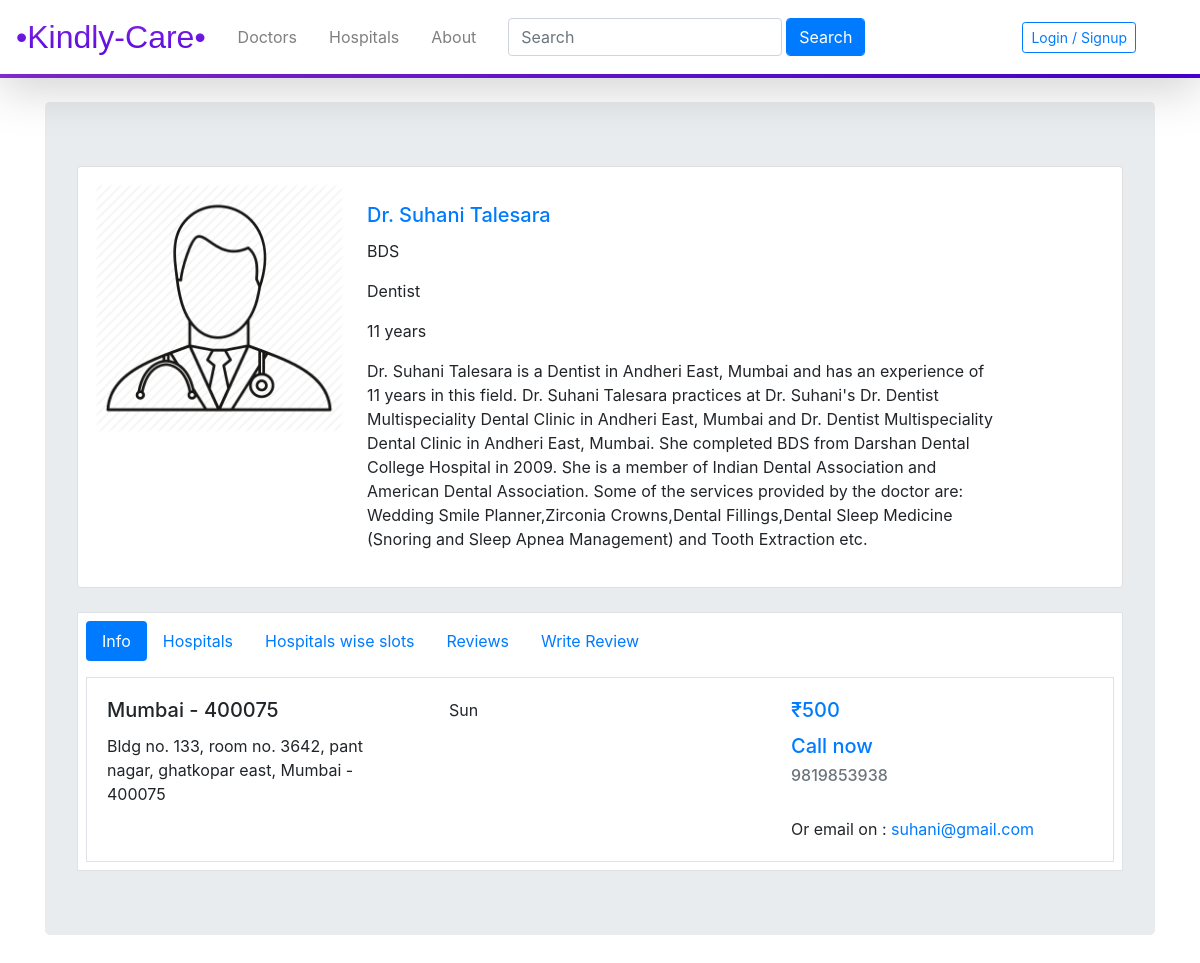
The app's page /doctor1, older data.
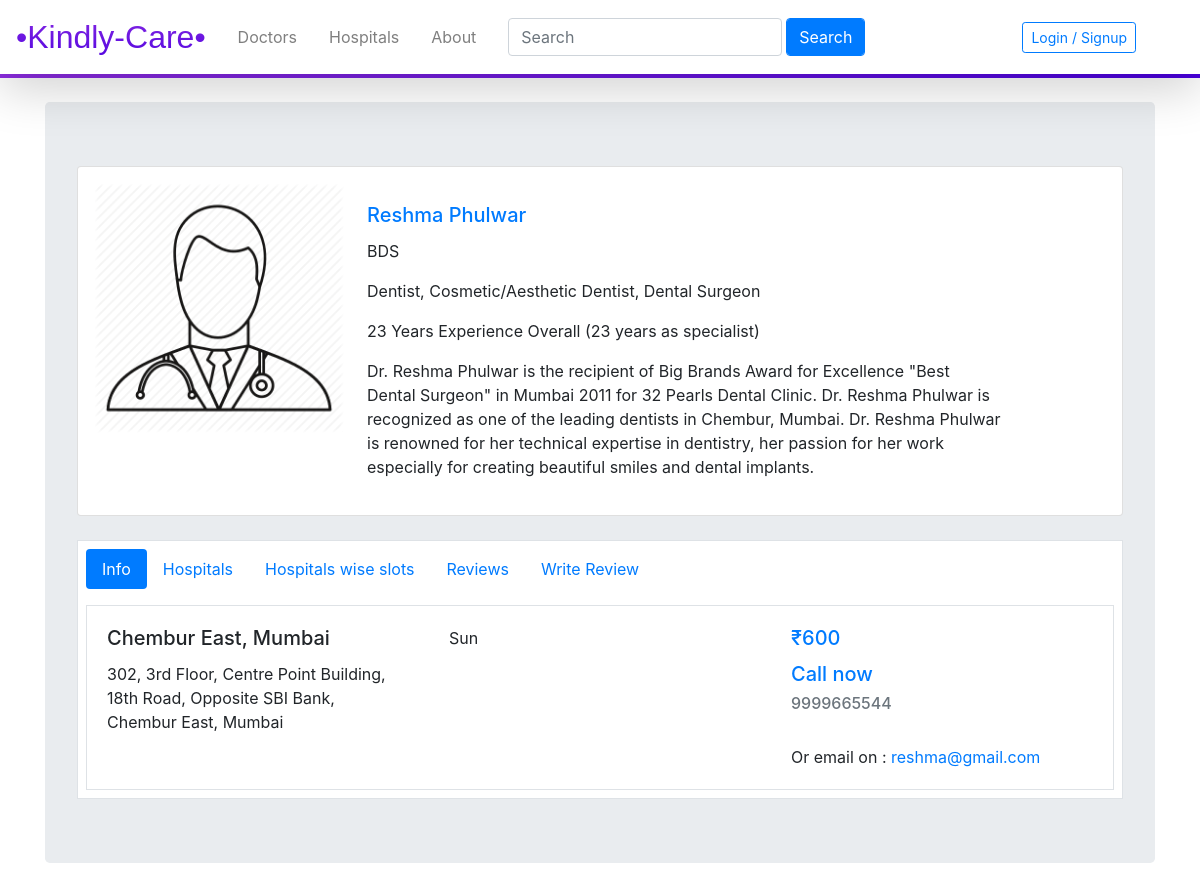
The same page, newer data.
### kindlycare/models.py (models this page shows, shortened)
class Doctors(db.Model, UserMixin):
    __tablename__ = 'doctors'
    id = db.Column(db.Integer,primary_key = True)
    name = db.Column(db.String(20),nullable = False)
    password = db.Column(db.String(20))
    email = db.Column(db.String(64),unique = True,index = True)
    qualification = db.Column(db.String(50),nullable = False)
    specialization = db.Column(db.String(140))
    consultation_fees = db.Column(db.Integer, nullable = False)
    profile_image = db.Column(db.String(64),default = 'default_image.jpg')
    experience = db.Column(db.Text,nullable = False)
    contact_number = db.Column(db.String(10),nullable = False)
    description = db.Column(db.Text,nullable = False)
    address_line_1 = db.Column(db.Text,nullable = False,default='India')
    address_line_2 = db.Column(db.Text,nullable = False,default='India')
    address_line_3 = db.Column(db.Text,nullable = False,default='India')
    reviews = db.relationship('Reviews',backref='doctor')
    slots = db.relationship('Slots',backref='doctor')
    appointments = db.relationship('Appointments',backref='doctor')
    hospitals_name = db.relationship('Hospitals',secondary=relate, backref = db.backref('doctor', lazy = True))

### kindlycare/doctors/views.py (the view, shortened to what this page needs)
@doctors.route('/doctor<int:doctor_id>', methods=['GET', 'POST'])
def viewDoctor(doctor_id):
    doc = Doctors.query.filter_by(id=doctor_id).first()
    address = doc.address_line_1+', '+doc.address_line_2+', '+doc.address_line_3
    reviews = Reviews.query.filter_by(doctor_id=doc.id).all()
    slots = Slots.query.filter_by(doc_id=doctor_id).all()
    current_date = str(datetime.now().time())
    my_date = date.today()
    current_day = calendar.day_name[my_date.weekday()]
    for slot in slots:
        print(slot.hospital_name)
    form = ReviewForm()
    return render_template('doctors.html', doc=doc, address=address, reviews=reviews, form=form, slots=slots, current_date=current_date, current_day=current_day)

### kindlycare/doctors/forms.py
class ReviewForm(FlaskForm):
    name = StringField('Your name', validators=[DataRequired()])
    content = TextAreaField('Your feedback', validators=[DataRequired()])
    rating = SelectField('Your rating', validators=[DataRequired()], choices=[
                         ('1', '1'), ('2', '2'), ('3', '3'), ('4', '4'), ('5', '5')])
    submit = SubmitField('Submit')

### kindlycare/templates/doctors.html (shortened to what this page needs)
{% extends 'base.html' %}
{% block content %}
<br>
<div class="jumbotron">
    <div class="card container bg-white p-3">
        <div class="row no-gutters">
            <div class="col-md-3">
                {% if doc.profile_picture %}
                <img src="{{url_for('static',filename='profile_pics/'+doc.profile_image)}}" class="card-img" alt="..."
                    style="width: fit-content;">
                {% else %}
                <img src="{{url_for('static',filename='profile_pics/'+doc.profile_image)}}" class="card-img" alt="..."
                    style="width: 250px;">
                {% endif %}
            </div>
            <div class="col-md-8">
                <div class="card-body">
                    <h5 class="card-title text-primary"> {{doc.name}}</h5>
                    <p class="card-text">{{doc.qualification}}</p>
                    <p class="card-text">{{doc.specialization}}</p>
                    <p class="card-text">{{doc.experience}}</p>
                    <p class="card-text">{{doc.description}}</p>
                </div>
            </div>
        </div>
    </div>
    <br>
    <div class=" border container bg-white p-2">
        <ul class="nav nav-pills mb-3" id="pills-tab" role="tablist">
            <li class="nav-item">
                <a class="nav-link active" id="pills-home-tab" data-toggle="pill" href="#pills-home" role="tab"
                    aria-controls="pills-home" aria-selected="true">Info</a>
            </li>
            <li class="nav-item">
                <a class="nav-link" id="pills-hospitals-tab" data-toggle="pill" href="#pills-hospitals" role="tab"
                    aria-controls="pills-hospitals" aria-selected="false">Hospitals</a>
            </li>
            <li class="nav-item">
                <a class="nav-link" id="pills-slots-tab" data-toggle="pill" href="#pills-slots" role="tab"
                    aria-controls="pills-slots" aria-selected="false">Hospitals wise slots</a>
            </li>
            <li class="nav-item">
                <a class="nav-link" id="pills-profile-tab" data-toggle="pill" href="#pills-profile" role="tab"
                    aria-controls="pills-profile" aria-selected="false">Reviews</a>
            </li>
            <li class="nav-item">
                <a class="nav-link" id="pills-contact-tab" data-toggle="pill" href="#pills-contact" role="tab"
                    aria-controls="pills-contact" aria-selected="false">Write Review</a>
            </li>
        </ul>
        <div class="tab-content" id="pills-tabContent">
            <div class="tab-pane fade show active border" id="pills-home" role="tabpanel" aria-labelledby="pills-home-tab">
                <div class="row no-gutters">
                    <div class="col-md-4">
                        <div class="card-body">
                            <h5 class="card-title">{{doc.address_line_3}}</h5>
                            <p class="card-text">{{address}}</p>
                        </div>
                    </div>
                    <div class="col-md-4">
                        <div class="card-body">
                            <p>{{current_day[0:-3]}}</p>
                        </div>
                    </div>
                    <div class="col-md-4">
                        <div class="card-body">
                            <h5 class="card-title text-primary">₹{{doc.consultation_fees}}</h5>
                            <h5 class="text-primary">Call now</h5><h6 class="text-muted">{{doc.contact_number}}</h6>
                            <br>
                            <p class="card-text">Or email on : <a href="#">{{doc.email}}</a></p>
                        </div>
                    </div>
                </div>
            </div>
        </div>
    </div>
</div>
{% endblock %}

### kindlycare/templates/base.html (shortened to what this page needs)
<!DOCTYPE html>
<html lang="en">
<head>
    <link rel="stylesheet" href="home.css">
    <link rel="stylesheet" href="https://stackpath.bootstrapcdn.com/bootstrap/4.4.1/css/bootstrap.min.css"
>
    <link rel="stylesheet" type="text/css"
        href="https://cdnjs.cloudflare.com/ajax/libs/font-awesome/5.11.2/css/all.css">
</head>
<body>
    <nav class="shadow-lg navbar navbar-expand-lg navbar-light">
        <ul class="navbar-nav">
            <a class="navbar-brand" href="{{url_for('core.home')}}" style="font-family: 'Gill Sans', 'Gill Sans MT', Calibri, 'Trebuchet MS', sans-serif;background: -webkit-linear-gradient(#8E2DE2,#4A00E0); -webkit-background-clip: text;
                -webkit-text-fill-color: transparent;font-size: 2rem;">•Kindly-Care•</a>
        </ul>
        <ul class="navbar-nav">
            <li class="nav-item"><a href="{{url_for('core.docs')}}" class="nav-link ml-2 mr-2">Doctors</a></li>
            <li class="nav-item"><a href="{{url_for('core.hosps')}}" class="nav-link ml-2 mr-2">Hospitals</a></li>
            <li class="nav-item"><a href="about" class="nav-link ml-2 mr-4">About</a></li>
            <form class="form-inline" method='GET' action="search">
                <input type="text" class="form-control ml-auto" name="query" placeholder="Search">
                <input type="submit" class="btn btn-primary form-control ml-1 mr-1" value="Search">
            </form>
        </ul>
        <ul class="navbar-nav ml-auto mr-5">
            {%if current_user.is_authenticated%}
            <li class="nav-item dropdown">
                <a class="nav-link dropdown-toggle" href="#" id="navbarDropdown" role="button" data-toggle="dropdown"
                    aria-haspopup="true" aria-expanded="false">
                    {{current_user.name}}
                </a>
                <div class="dropdown-menu" aria-labelledby="navbarDropdown">
                    <a class="dropdown-item" href="{{url_for('doctors.appointments')}}">My Appointments</a>
                    <a class="dropdown-item" href="{{url_for('doctors.view_feedbacks')}}">My Feedback</a>
                    <a class="dropdown-item" href="{{url_for('doctors.update_doctor')}}">View/Update Profile</a>
                    <div class="dropdown-divider"></div>
                    <a class="dropdown-item" href="{{url_for('doctors.logout')}}">Log Out</a>
                </div>
            </li>
            {%else%}
            <li class="nav-item"><a class="btn btn-sm btn-outline-primary" href="{{url_for('doctors.register')}}"> Login
                    /
                    Signup </a></li>
            {%endif%}
        </ul>
    </nav>
    <div style="background-image: linear-gradient(to right,#8E2DE2,#4A00E0);width: 100%;height: 4px;"></div>
    <div class="container">
        {% block content %}
        {% endblock %}
    </div>
</body>
</html>

### kindlycare/templates/base.html (style rules this page uses)
html { scroll-behavior: smooth; }

Row changes from the older to the newer data that the page shows:
changed Doctors "BDS": name "Dr. Suhani Talesara" → "Reshma Phulwar"; specialization "Dentist" → "Dentist, Cosmetic/Aesthetic Dentist, Dental Surgeon"; experience "11 years" → "23 Years Experience Overall (23 years as specialist)"; description "Dr. Suhani Talesara is a Dentist in Andheri East, Mumbai and has an experience of 11 years in this field. Dr. Suhani Talesara practices at Dr. Suhani's Dr. Dentist Multispeciality Dental Clinic in Andheri East, Mumbai and Dr. Dentist Multispeciality Dental Clinic in Andheri East, Mumbai. She completed BDS from Darshan Dental College Hospital in 2009. She is a member of Indian Dental Association and American Dental Association. Some of the services provided by the doctor are: Wedding Smile Planner,Zirconia Crowns,Dental Fillings,Dental Sleep Medicine (Snoring and Sleep Apnea Management) and Tooth Extraction etc." → "Dr. Reshma Phulwar is the recipient of Big Brands Award for Excellence \"Best Dental Surgeon\" in Mumbai 2011 for 32 Pearls Dental Clinic. Dr. Reshma Phulwar is recognized as one of the leading dentists in Chembur, Mumbai. Dr. Reshma Phulwar is renowned for her technical expertise in dentistry, her passion for her work especially for creating beautiful smiles and dental implants."; address_line_3 "Mumbai - 400075" → "Chembur East, Mumbai"; consultation_fees "500" → "600"; contact_number "9819853938" → "9999665544"; email "suhani@gmail.com" → "reshma@gmail.com"
Text that changed along with them:
{{ address }}: "Bldg no. 133, room no. 3642, pant nagar, ghatkopar east, Mumbai - 400075" → "302, 3rd Floor, Centre Point Building, 18th Road, Opposite SBI Bank, Chembur East, Mumbai"
